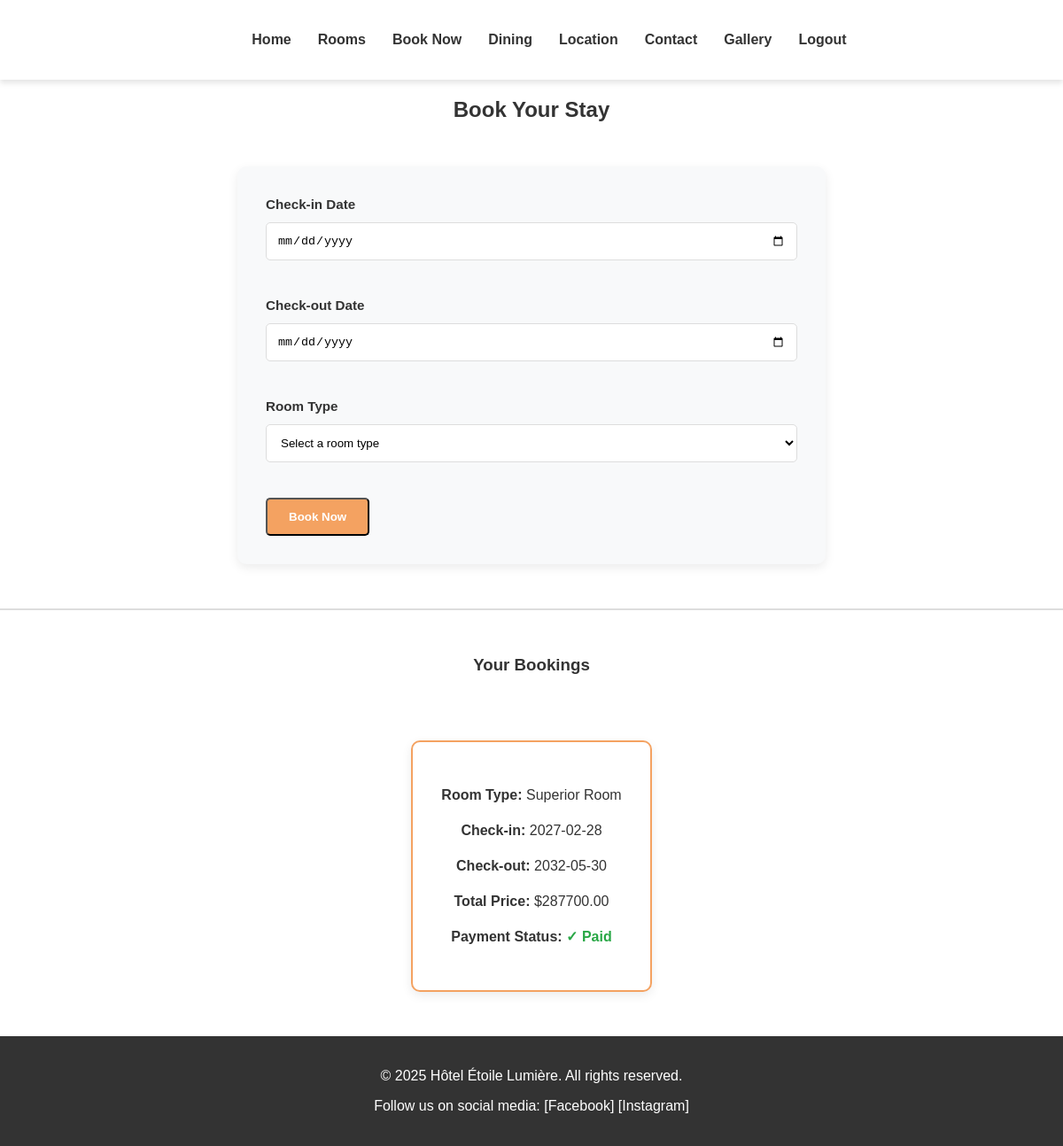
The app's page /booking (signed in) with its own data.
### app/models.py (models this page shows, shortened)
class Booking(db.Model):
    __tablename__ = 'bookings'
    id = db.Column(db.Integer, primary_key=True, autoincrement=True)
    user_id = db.Column(db.Integer, db.ForeignKey('users.id'), nullable=False)
    room_id = db.Column(db.Integer, db.ForeignKey('rooms.id'), nullable=False)
    check_in_date = db.Column(db.Date, nullable=False)
    check_out_date = db.Column(db.Date, nullable=False)
    total_price = db.Column(db.Numeric(8, 2), nullable=False)
    payment_status = db.Column(db.Enum('pending', 'paid', 'cancelled', name="payment_status"), default='pending')
    created_at = db.Column(db.DateTime)

class Room(db.Model):
    __tablename__ = 'rooms'
    id = db.Column(db.Integer, primary_key=True, autoincrement=True)
    room_type = db.Column(db.Enum('Deluxe Suite', 'Superior Room', name="room_types"), nullable=False)
    description = db.Column(db.Text, nullable=False)
    price_per_night = db.Column(db.Numeric(8, 2), nullable=False)
    max_guests = db.Column(db.Integer, nullable=False)
    image_url = db.Column(db.String(255), nullable=True)
    availability_status = db.Column(db.Enum('available', 'booked', name="availability_status"), default='available')
    bookings = db.relationship('Booking', backref='room', lazy=True)

### app/routes.py (the view)
@main.route('/booking')
def booking():
    if 'user_id' not in session:
        flash('Please log in to access your account.')
        return redirect(url_for('main.login'))
    user = User.query.get(session['user_id'])
    return render_template('booking.html', title='Booking', user=user)

### app/templates/booking.html (shortened to what this page needs)
<!DOCTYPE html>
<html lang="en">
<head>
    <link rel="stylesheet" href="{{ url_for('static', filename='css/styles.css') }}">
</head>
<body>
    <header>
        <nav>
            <ul>
                <li><a href="{{url_for('main.index')}}">Home</a></li>
                <li><a href="{{url_for('main.rooms')}}">Rooms</a></li>
                <li><a href="{{url_for('main.booking')}}">Book Now</a></li>
                <li><a href="{{url_for('main.dining')}}">Dining</a></li>
                <li><a href="{{url_for('main.location')}}">Location</a></li>
                <li><a href="{{url_for('main.contacts')}}">Contact</a></li>
                <li><a href="{{ url_for('main.gallery') }}">Gallery</a></li>
                <li><a href="{{ url_for('main.logout') }}">Logout</a></li>
            </ul>
        </nav>
    </header>
    <section id="form">
        <h2>Book Your Stay</h2>
        <div class="form-container">
            <form action="{{ url_for('main.submit_booking') }}" method="POST">
                <div class="form-group">
                    <label for="checkin-date" class="form-label required">Check-in Date</label>
                    <input type="date" id="checkin-date" name="checkin_date" class="form-input" required>
                </div>
                <div class="form-group">
                    <label for="checkout-date" class="form-label required">Check-out Date</label>
                    <input type="date" id="checkout-date" name="checkout_date" class="form-input" required>
                </div>
                <div class="form-group">
                    <label for="room-type" class="form-label required">Room Type</label>
                    <select id="room-type" name="room_type" class="form-select" required>
                        <option value="">Select a room type</option>
                    </select>
                </div>
                <div class="form-buttons">
                    <button type="submit" class="form-button form-button-primary">Book Now</button>
                </div>
            </form>
        </div>
        {% if user and user.bookings %}
    <div style="margin-top: 3rem; padding-top: 2rem; border-top: 2px solid #ddd;">
        <h3 style="text-align: center; margin-bottom: 1.5rem;">Your Bookings</h3>
        <div class="bookings-grid">
            {% for booking in user.bookings %}
        <div class="form-container" style="background-color: #fff; border: 2px solid #f4a261;">
            <div style="margin-bottom: 1rem;">
                <p><strong>Room Type:</strong> {{ booking.room.room_type }}</p>
                <p><strong>Check-in:</strong> {{ booking.check_in_date }}</p>
                <p><strong>Check-out:</strong> {{ booking.check_out_date }}</p>
                <p><strong>Total Price:</strong> ${{ "%.2f"|format(booking.total_price) }}</p>
                <p>
                    <strong>Payment Status:</strong>
                    {% if booking.payment_status == 'pending' %}
                        <span style="color: #fd7e14; font-weight: bold;">● Pending</span>
                    {% elif booking.payment_status == 'paid' %}
                        <span style="color: #28a745; font-weight: bold;">✓ Paid</span>
                    {% elif booking.payment_status == 'cancelled' %}
                        <span style="color: #dc3545; font-weight: bold;">✗ Cancelled</span>
                    {% endif %}
                </p>
            </div>
            </div>
            {% endfor %}
        </div>
    </div>
    {% endif %}
    </section>
    <footer>
        <p>&copy; 2025 Hôtel Étoile Lumière. All rights reserved.</p>
        <p>Follow us on social media: [Facebook] [Instagram]</p>
    </footer>
</body>
</html>

### app/static/css/styles.css (style rules this page uses)
.bookings-grid { display: grid; grid-template-columns: repeat(auto-fit, minmax(300px, 1fr)); gap: 1.5rem; }
body { font-family: Arial, sans-serif; margin: 0; padding: 0; color: #333333; }
header { background-color: #fff; padding: 20px; box-shadow: 0 4px 6px rgba(0, 0, 0, 0.1); }
nav ul { list-style-type: none; display: flex; justify-content: center; }
nav ul li { margin: 0 15px; }
nav ul li a { text-decoration: none; color: #333; font-weight: bold; }
#rooms, #room-details, #form, #features-of-sacre { padding: 0px; text-align: center; }
footer { background-color: #333; color: #fff; text-align: center; padding: 20px; }
.form-container { background-color: #f8f9fa; color: #333333; font-family: Arial, sans-serif; font-size: 16px; line-height: 1.5; padding: 2rem; border-radius: 10px; max-width: 600px; margin: 50px auto; box-shadow: 0 4px 12px rgba(0, 0, 0, 0.08); }
.form-group { margin-bottom: 1.5rem; text-align: left; }
.form-label { display: block; font-size: 0.95rem; font-weight: bold; margin: 0 0 0.5rem 0; }
.form-input, .form-textarea, .form-select { width: 100%; background-color: #ffffff; border: 1px solid #ddd; border-radius: 5px; padding: 0.75rem; margin-bottom: 1rem; box-sizing: border-box; transition: border-color 0.3s, box-shadow 0.3s; }
.form-button { background-color: #f4a261; color: #fff; border-radius: 5px; padding: 0.75rem 1.5rem; font-weight: bold; cursor: pointer; transition: background-color 0.3s ease; }
.form-buttons { display: flex; gap: 1rem; margin-top: 1.5rem; }

### records on screen
Booking: room.room_type "Superior Room", check_in_date "2027-02-28", check_out_date "2032-05-30", total_price "287700.00", payment_status "✓ Paid"
